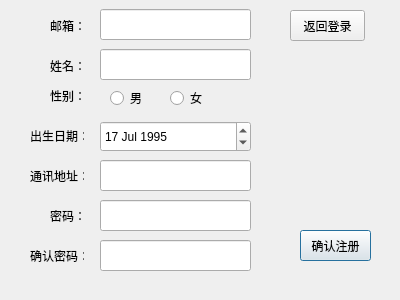
<?xml version="1.0" encoding="UTF-8"?>
<ui version="4.0">
 <class>register_dialog</class>
 <widget class="QDialog" name="register_dialog">
  <property name="geometry">
   <rect>
    <x>0</x>
    <y>0</y>
    <width>400</width>
    <height>300</height>
   </rect>
  </property>
  <property name="windowTitle">
   <string>Dialog</string>
  </property>
  <widget class="QLabel" name="label">
   <property name="geometry">
    <rect>
     <x>50</x>
     <y>20</y>
     <width>54</width>
     <height>12</height>
    </rect>
   </property>
   <property name="text">
    <string>邮箱：</string>
   </property>
  </widget>
  <widget class="QLabel" name="label_2">
   <property name="geometry">
    <rect>
     <x>50</x>
     <y>60</y>
     <width>54</width>
     <height>12</height>
    </rect>
   </property>
   <property name="text">
    <string>姓名：</string>
   </property>
  </widget>
  <widget class="QLabel" name="label_3">
   <property name="geometry">
    <rect>
     <x>50</x>
     <y>90</y>
     <width>54</width>
     <height>12</height>
    </rect>
   </property>
   <property name="text">
    <string>性别：</string>
   </property>
  </widget>
  <widget class="QLabel" name="label_4">
   <property name="geometry">
    <rect>
     <x>30</x>
     <y>130</y>
     <width>54</width>
     <height>12</height>
    </rect>
   </property>
   <property name="text">
    <string>出生日期：</string>
   </property>
  </widget>
  <widget class="QLabel" name="label_5">
   <property name="geometry">
    <rect>
     <x>50</x>
     <y>210</y>
     <width>54</width>
     <height>12</height>
    </rect>
   </property>
   <property name="text">
    <string>密码：</string>
   </property>
  </widget>
  <widget class="QLabel" name="label_6">
   <property name="geometry">
    <rect>
     <x>30</x>
     <y>250</y>
     <width>54</width>
     <height>12</height>
    </rect>
   </property>
   <property name="text">
    <string>确认密码：</string>
   </property>
  </widget>
  <widget class="QDateEdit" name="dateEdit">
   <property name="geometry">
    <rect>
     <x>100</x>
     <y>121</y>
     <width>151</width>
     <height>31</height>
    </rect>
   </property>
   <property name="dateTime">
    <datetime>
     <hour>0</hour>
     <minute>0</minute>
     <second>0</second>
     <year>1995</year>
     <month>7</month>
     <day>17</day>
    </datetime>
   </property>
  </widget>
  <widget class="QLineEdit" name="lineEdit">
   <property name="geometry">
    <rect>
     <x>100</x>
     <y>9</y>
     <width>151</width>
     <height>31</height>
    </rect>
   </property>
  </widget>
  <widget class="QLineEdit" name="lineEdit_2">
   <property name="geometry">
    <rect>
     <x>100</x>
     <y>49</y>
     <width>151</width>
     <height>31</height>
    </rect>
   </property>
  </widget>
  <widget class="QLineEdit" name="lineEdit_3">
   <property name="geometry">
    <rect>
     <x>100</x>
     <y>200</y>
     <width>151</width>
     <height>31</height>
    </rect>
   </property>
   <property name="echoMode">
    <enum>QLineEdit::Password</enum>
   </property>
  </widget>
  <widget class="QLineEdit" name="lineEdit_4">
   <property name="geometry">
    <rect>
     <x>100</x>
     <y>240</y>
     <width>151</width>
     <height>31</height>
    </rect>
   </property>
   <property name="echoMode">
    <enum>QLineEdit::Password</enum>
   </property>
  </widget>
  <widget class="QPushButton" name="pushButton">
   <property name="geometry">
    <rect>
     <x>300</x>
     <y>230</y>
     <width>71</width>
     <height>31</height>
    </rect>
   </property>
   <property name="text">
    <string>确认注册</string>
   </property>
  </widget>
  <widget class="QRadioButton" name="radioButton">
   <property name="geometry">
    <rect>
     <x>110</x>
     <y>90</y>
     <width>89</width>
     <height>16</height>
    </rect>
   </property>
   <property name="text">
    <string>男</string>
   </property>
  </widget>
  <widget class="QRadioButton" name="radioButton_2">
   <property name="geometry">
    <rect>
     <x>170</x>
     <y>90</y>
     <width>89</width>
     <height>16</height>
    </rect>
   </property>
   <property name="text">
    <string>女</string>
   </property>
  </widget>
  <widget class="QLabel" name="label_7">
   <property name="geometry">
    <rect>
     <x>30</x>
     <y>170</y>
     <width>54</width>
     <height>12</height>
    </rect>
   </property>
   <property name="text">
    <string>通讯地址：</string>
   </property>
  </widget>
  <widget class="QLineEdit" name="lineEdit_5">
   <property name="geometry">
    <rect>
     <x>100</x>
     <y>160</y>
     <width>151</width>
     <height>31</height>
    </rect>
   </property>
   <property name="echoMode">
    <enum>QLineEdit::Normal</enum>
   </property>
  </widget>
  <widget class="QPushButton" name="pushButton_2">
   <property name="geometry">
    <rect>
     <x>290</x>
     <y>10</y>
     <width>75</width>
     <height>31</height>
    </rect>
   </property>
   <property name="text">
    <string>返回登录</string>
   </property>
  </widget>
 </widget>
 <resources/>
 <connections/>
</ui>
